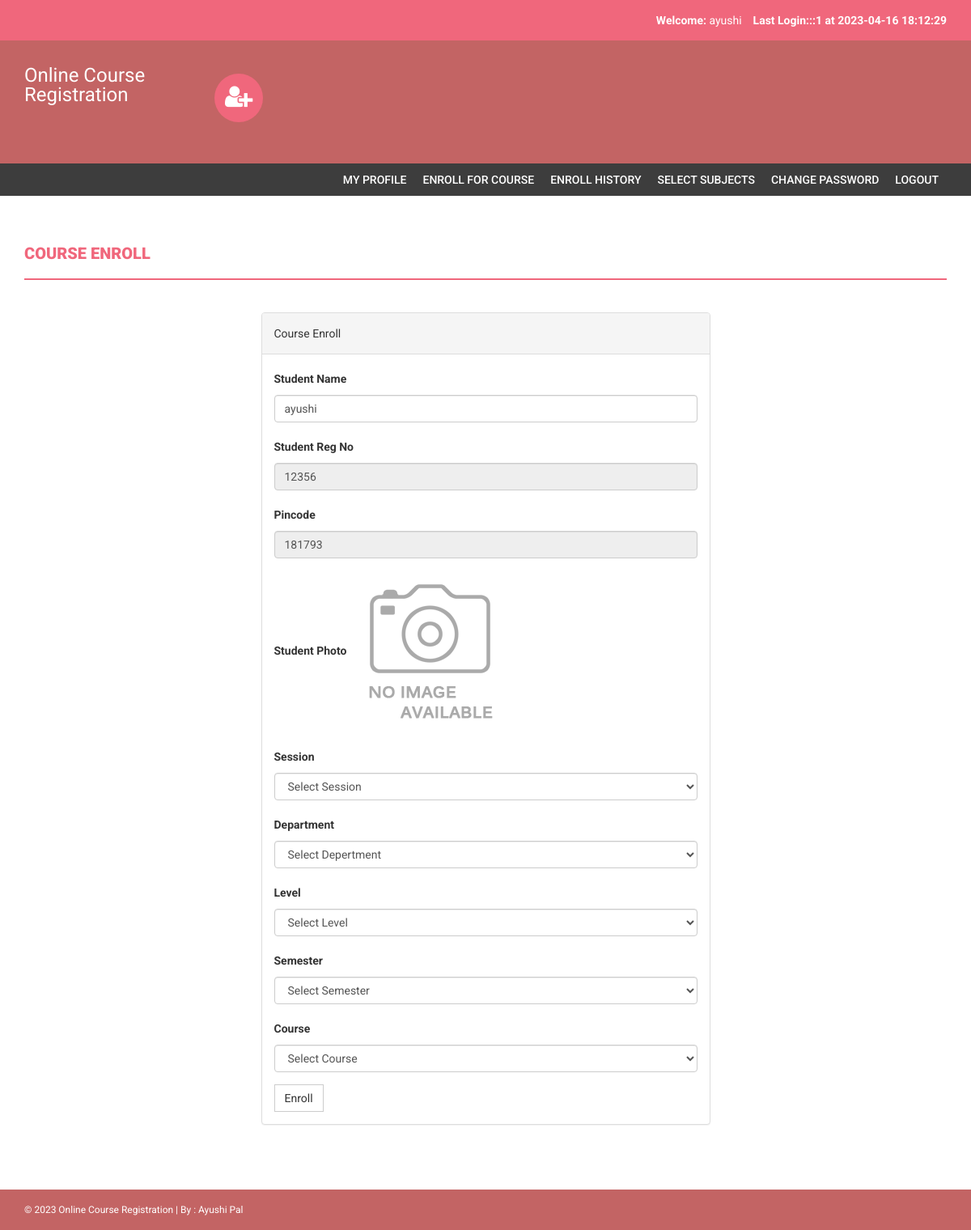
The app's page /onlinecourse/enroll.php (signed in) with its own data.
### tables this page shows
CREATE TABLE `students` (
  `studentRegno` varchar(255) NOT NULL,
  `stream_id` int(11) NOT NULL,
  `studentPhoto` varchar(255) DEFAULT NULL,
  `password` varchar(255) DEFAULT NULL,
  `studentName` varchar(255) DEFAULT NULL,
  `pincode` varchar(255) DEFAULT NULL,
  `session` varchar(255) DEFAULT NULL,
  `department` varchar(255) DEFAULT NULL,
  `semester` varchar(255) DEFAULT NULL,
  `cgpa` decimal(10,2) DEFAULT NULL,
  `courses_allocated_id` int(11) NOT NULL COMMENT 'course codes',
  `enrolment_status` tinyint(1) NOT NULL,
  `optional_core_choice_1` varchar(50) DEFAULT NULL,
  `optional_core_choice_2` int(50) DEFAULT NULL,
  `optional_core_choice_3` int(50) DEFAULT NULL,
  `password_status` tinyint(1) NOT NULL DEFAULT 0,
  `creationdate` timestamp NULL DEFAULT current_timestamp(),
  `updationDate` varchar(255) DEFAULT NULL
);

### onlinecourse/enroll.php (the view, shortened to what this page needs)
<?php
include('includes/config.php');
?>
<!DOCTYPE html>
<html xmlns="http://www.w3.org/1999/xhtml">
<head>
    <link href="assets/css/bootstrap.css" rel="stylesheet" />
    <link href="assets/css/font-awesome.css" rel="stylesheet" />
    <link href="assets/css/style.css" rel="stylesheet" />
</head>
<body>
<?php include('includes/header.php');?>
<?php if($_SESSION['login']!="")
{
 include('includes/menubar.php');
}
 ?>
    <div class="content-wrapper">
        <div class="container">
              <div class="row">
                    <div class="col-md-12">
                        <h1 class="page-head-line">Course Enroll </h1>
                    </div>
                </div>
                <div class="row" >
                  <div class="col-md-3"></div>
                    <div class="col-md-6">
                        <div class="panel panel-default">
                        <div class="panel-heading">
                          Course Enroll
                        </div>
<?php $sql=mysqli_query($con,"select * from students where studentRegno='".$_SESSION['login']."'");
while($row=mysqli_fetch_array($sql))
{ ?>
                        <div class="panel-body">
                       <form name="dept" method="post" enctype="multipart/form-data">
   <div class="form-group">
    <label for="studentname">Student Name  </label>
    <input type="text" class="form-control" id="studentname" name="studentname" value="<?php echo htmlentities($row['studentName']);?>"  />
  </div>
 <div class="form-group">
    <label for="studentRegno">Student Reg No   </label>
    <input type="text" class="form-control" id="studentRegno" name="studentRegno" value="<?php echo htmlentities($row['studentRegno']);?>"  placeholder="Student Reg no" readonly />
  </div>
<div class="form-group">
    <label for="Pincode">Pincode  </label>
    <input type="text" class="form-control" id="Pincode" name="Pincode" readonly value="<?php echo htmlentities($row['pincode']);?>" required />
  </div>
<div class="form-group">
    <label for="Pincode">Student Photo  </label>
   <?php if($row['studentPhoto']==""){ ?>
   <img src="studentphoto/noimage.png" width="200" height="200"><?php } else {?>
   <img src="studentphoto/<?php echo htmlentities($row['studentPhoto']);?>" width="200" height="200">
   <?php } ?>
  </div>
 <?php } ?>
<div class="form-group">
    <label for="Session">Session  </label>
    <select class="form-control" name="session" required="required">
   <option value="">Select Session</option>
    </select>
  </div>
<div class="form-group">
    <label for="Department">Department  </label>
    <select class="form-control" name="department" required="required">
   <option value="">Select Depertment</option>
    </select>
  </div>
<div class="form-group">
    <label for="Level">Level  </label>
    <select class="form-control" name="level" required="required">
   <option value="">Select Level</option>
    </select>
  </div>
<div class="form-group">
    <label for="Semester">Semester  </label>
    <select class="form-control" name="sem" required="required">
   <option value="">Select Semester</option>
    </select>
  </div>
<div class="form-group">
    <label for="Course">Course  </label>
    <select class="form-control" name="course" id="course" onBlur="courseAvailability()" required="required">
   <option value="">Select Course</option>
    </select>
  </div>
 <button type="submit" name="submit" id="submit" class="btn btn-default">Enroll</button>
</form>
                            </div>
                            </div>
                    </div>
                </div>
            </div>
        </div>
  <?php include('includes/footer.php');?>
</body>
</html>

### onlinecourse/includes/header.php (shortened to what this page needs)
<?php
include("includes/config.php");
?>
<?php if($_SESSION['login']!="")
{?>
<header>
        <div class="container">
            <div class="row">
                <div class="col-md-12">
                    <strong>Welcome: </strong><?php echo htmlentities($_SESSION['sname']);?>
                    <strong>Last Login:<?php
        $ret=mysqli_query($con,"SELECT  * from userlog where studentRegno='".$_SESSION['login']."' order by id desc limit 1,1");
                    $row=mysqli_fetch_array($ret);
                    echo $row['userip']; ?> at <?php echo $row['loginTime'];?></strong>
                </div>
            </div>
        </div>
    </header>
    <?php } ?>
    <div class="navbar navbar-inverse set-radius-zero">
        <div class="container">
            <div class="navbar-header">
                <a class="navbar-brand" href="#" style="color:#fff; font-size:24px;4px; line-height:24px; ">
                   Online Course Registration
                </a>
            </div>
            <div class="left-div">
                <i class="fa fa-user-plus login-icon" ></i>
        </div>
            </div>
        </div>

### onlinecourse/assets/css/style.css (style rules this page uses)
body { font-family: 'Roboto', sans-serif; line-height: 30px; }
.set-radius-zero { border-radius: 0px; -moz-border-radius: 0px; -webkit-border-radius: 0px; }
.content-wrapper { margin-top: 40px; min-height: 600px; padding-bottom: 60px; }
.page-head-line { font-weight: 900; padding-bottom: 20px; border-bottom: 2px solid #F0677C; text-transform: uppercase; color: #F0677C; font-size: 20px; margin-bottom: 40px; }
.btn { border-radius: 0px; -webkit-border-radius: 0px; -moz-border-radius: 0px; }
.login-icon { height: 60px; width: 60px; padding: 13px; border-radius: 50%; font-size: 30px; margin-bottom: 20px; color: #fff; text-align: center; cursor:pointer; background-color:#F0677C; -webkit-border-radius:50%; -moz-border-radius:50%; }
header { background-color: #F0677C; color: #fff; padding: 10px; text-align: right; }
.left-div { padding-left: 30px; margin-top: 40px; margin-bottom: 30px; }
.navbar-brand { width: 250px; padding-top: 30px; }
.navbar-inverse { background-color: #C36464; border-color: transparent; }
.navbar { margin-bottom: 0px; }

### records on screen
students: studentname "ayushi", studentRegno "12356", Pincode "181793"

### other values on screen
$_SESSION['sname'] "ayushi"
$row['userip'] "::1"
$row['loginTime'] "2023-04-16 18:12:29"
